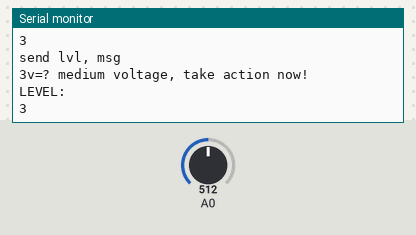
This sketch was run on a simulated Arduino Uno, built with avr-gcc and run on an emulated ATmega328P. Parts: the last lines printed to the serial monitor. The inputs (shaded band) are chosen by the test bench; at power-on: A0 = 512.

Above: at 1.3 s.
1.4 s: A0 set to 716
At 1.83 s:
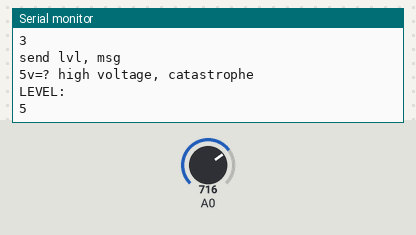
3.5 s: A0 set to 306
At 3.84 s:
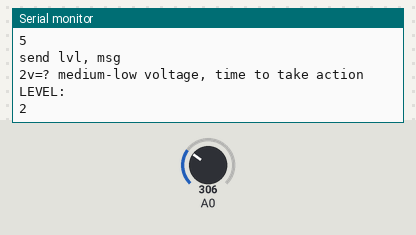
5.5 s: A0 set to 122
At 5.85 s:
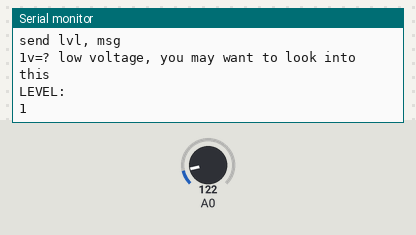
7.5 s: A0 set to 70
At 7.86 s:
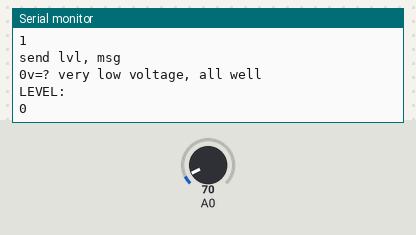
Timing chart, 0 to 10.5 s (numbered marks = the images above; inputs shaded):
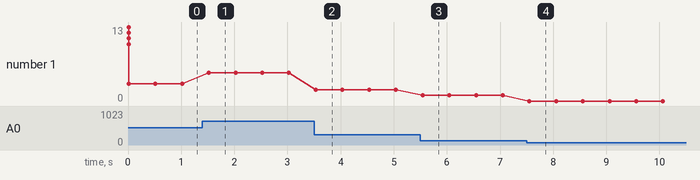

Measured:
- after the input at 1.4 s, the serial monitor: prints a new line after 0.12 s (image 1)
- after the input at 3.5 s, the serial monitor: prints a new line at once (image 2)
- after the input at 5.5 s, the serial monitor: prints a new line at once (image 3)
- after the input at 7.5 s, the serial monitor: prints a new line after 0.05 s (image 4)
- plotted number 1: 3 → 5 after the input at 1.4 s, 5 → 2 after the input at 3.5 s, 2 → 1 after the input at 5.5 s, 1 → 0 after the input at 7.5 s

The sketch:

ExampleR4VoltageRead.ino
```cpp
// (licence header left out)
#include<SPI.h>
#include "GPAD_Alarm_API_SPI.h"


#define PROG_NAME "Example R4 Voltage Read"
#define VERSION 0.1
#define BAUDRATE 115200

int GPAD_CS = SS;

void local_setup(void) {
   pinMode(GPAD_CS, OUTPUT);                    // Set nCS for output
  pinMode(MISO, INPUT);                   //Sets MISO as INPUT. Note MOSI must be set automaticaly
  SPI.begin();

  Serial.println(PROG_NAME);
  Serial.println("GPAD Example R4 Voltage Read");
  Serial.println("by PubInv & SPEC");
  Serial.print("Version: ");
  Serial.println(VERSION);
  Serial.println("MISO,MOSI,GPAD_CS,SCK");
  Serial.println(MISO);
  Serial.println(MOSI);
  Serial.println(GPAD_CS);
  Serial.println(SCK);
}

// the setup routine runs once when you press reset:
void setup() {
  // initialize serial communication at 9600 bits per second:
  Serial.begin(BAUDRATE);

  while (!Serial) {
    ; // wait for serial port to connect. Needed for native USB
  }
  local_setup();
}

// These will be a function of the specific potentiometer you use
const float MAX_VOLTAGE = 3.11;
const float MIN_VOLTAGE = 0.33;
const float RANGE_V = MAX_VOLTAGE - MIN_VOLTAGE;
const float STEP = RANGE_V / 6.0;

const char *msg[6] = { "very low voltage, all well",
"low voltage, you may want to look into this",
"medium-low voltage, time to take action",
"medium voltage, take action now!",
"medium-high voltage, disaster imminent!",
"high voltage, catastrophe"
};

int alarm_level_from_voltage(float v) {
  float dv = v - MIN_VOLTAGE;
  for(int i = 0; i < 6; i++) {
    if (dv < i*STEP)
      return i;
  }
  return 5;
}

// the loop routine runs over and over again forever:
void loop() {
  // read the input on analog pin 0:
  int sensorValue = analogRead(A0);
  // Convert the analog reading (which goes from 0 - 1023) to a voltage (0 - 5V):
  float voltage = sensorValue * (3.3 / 1023.0);
  int al = alarm_level_from_voltage(voltage);

  AlarmEvent event;
  event.lvl = al;

  sprintf(event.msg, "v=%.2f %s", voltage,msg[al]);
  int n = strlen(event.msg);
  event.msg[n] = 0;

  alarm_event(event,Serial);
  Serial.println(event.msg);
  Serial.println(F("LEVEL: "));
  Serial.println(event.lvl);

  delay(500);
}
```

GPAD_Alarm_API_SPI.cpp
```cpp
// (licence header left out)
#include <arduino.h>
#include "GPAD_Alarm_API_SPI.h"
#include <assert.h>
#include<SPI.h>

#define DEBUG_GPAD_API_SPI 1
#define EXPERIMENTALLY_FUNCTIONAL_SPI_HZ 800000

extern int GPAD_CS;

SPISettings spi_settings(EXPERIMENTALLY_FUNCTIONAL_SPI_HZ, MSBFIRST, SPI_MODE0);

int alarm_event(AlarmEvent& event,Stream &serialport) {

  if (DEBUG_GPAD_API_SPI > 0) {
    serialport.println(F("send lvl, msg"));
    serialport.print(event.lvl);
  }
  uint8_t v = event.lvl;

  digitalWrite(GPAD_CS, LOW);
  SPI.beginTransaction(spi_settings);

  SPI.transfer(v);
    // now we want to write 128 bytes
  for(int i = 0; i < MAX_MSG_LEN; i++) {
    SPI.transfer(event.msg[i]);
  }
  SPI.endTransaction();
  digitalWrite(GPAD_CS, HIGH);
}
int alarm(AlarmLevel level,char *str,Stream &serialport) {
  AlarmEvent event;
  event.lvl = level;
//  assert(MAX_PACKET_SIZE >= sizeof(AlarmEvent));
  strncpy(event.msg,str,MAX_MSG_LEN);
  alarm_event(event,serialport);
}
```

GPAD_Alarm_API_SPI.h
```cpp
// (licence header left out)
#ifndef GPAD_Alarm_API_SPI
#define GPAD_Alarm_API_SPI


// This will be the "most abstract" version of this which will be shared between
// projects.
#include "alarm_api.h"


#endif
```

alarm_api.h
```cpp
// (licence header left out)
#ifndef ALARM_API
#define ALARM_API
#include <Stream.h>


enum AlarmLevel { silent, informational, problem, warning, critical, panic };
// const char *AlarmNames[] = { "OK   ","INFO.","PROB.","WARN ","CRIT.","PANIC" };
const int NUM_LEVELS = 6;

const int MAX_MSG_LEN = 80;
const int MAX_BUFFER_SIZE = MAX_MSG_LEN + 1;
typedef struct {
                uint8_t lvl;
                // we will use a null-terminated string!
                char msg[MAX_MSG_LEN+1];
               } AlarmEvent;

int alarm_event(AlarmEvent& event,Stream &serialport);
int alarm(AlarmLevel level,char *str,Stream &serialport);

#endif
```
